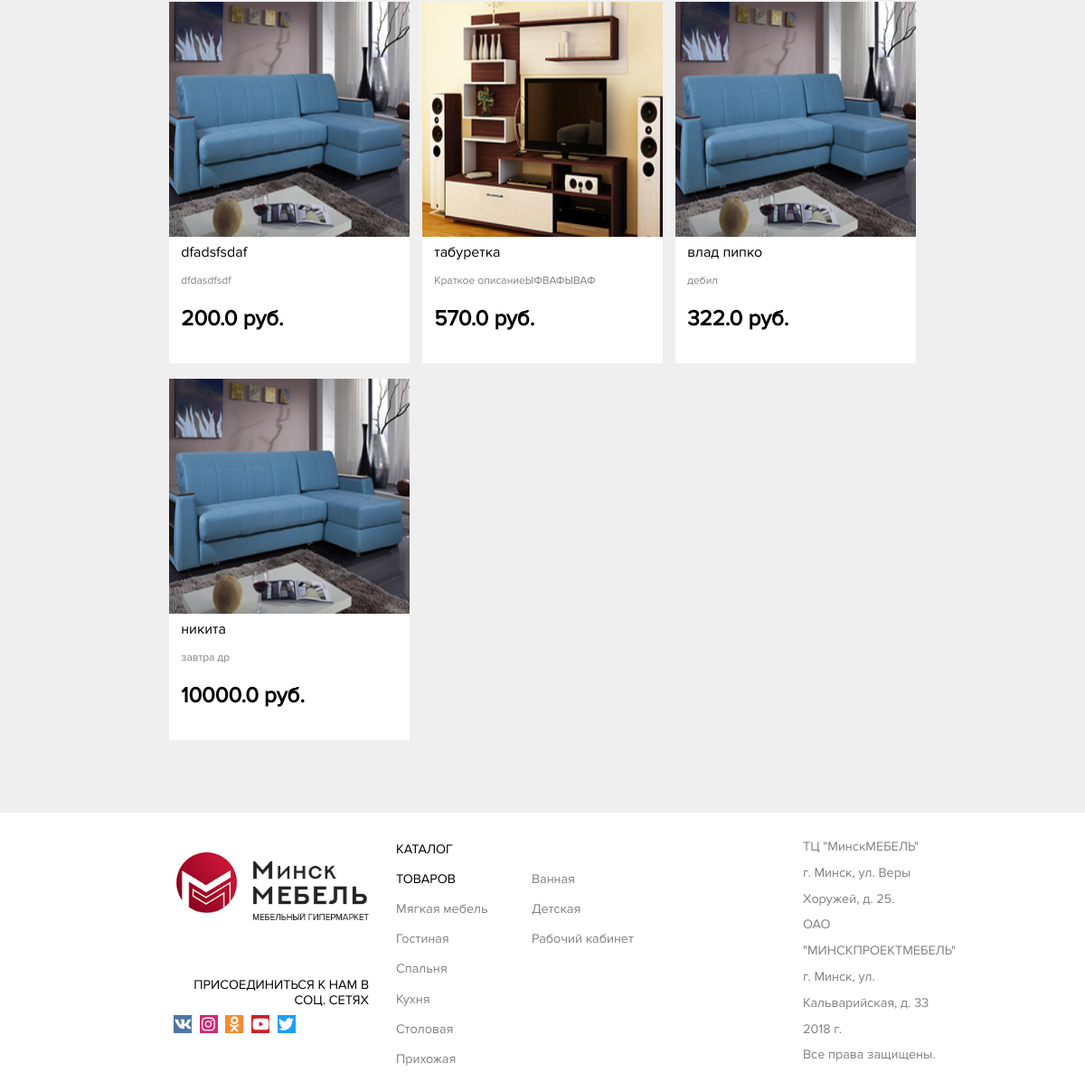
/shops/1/ (lower part), run on an earlier commit of the app's database.
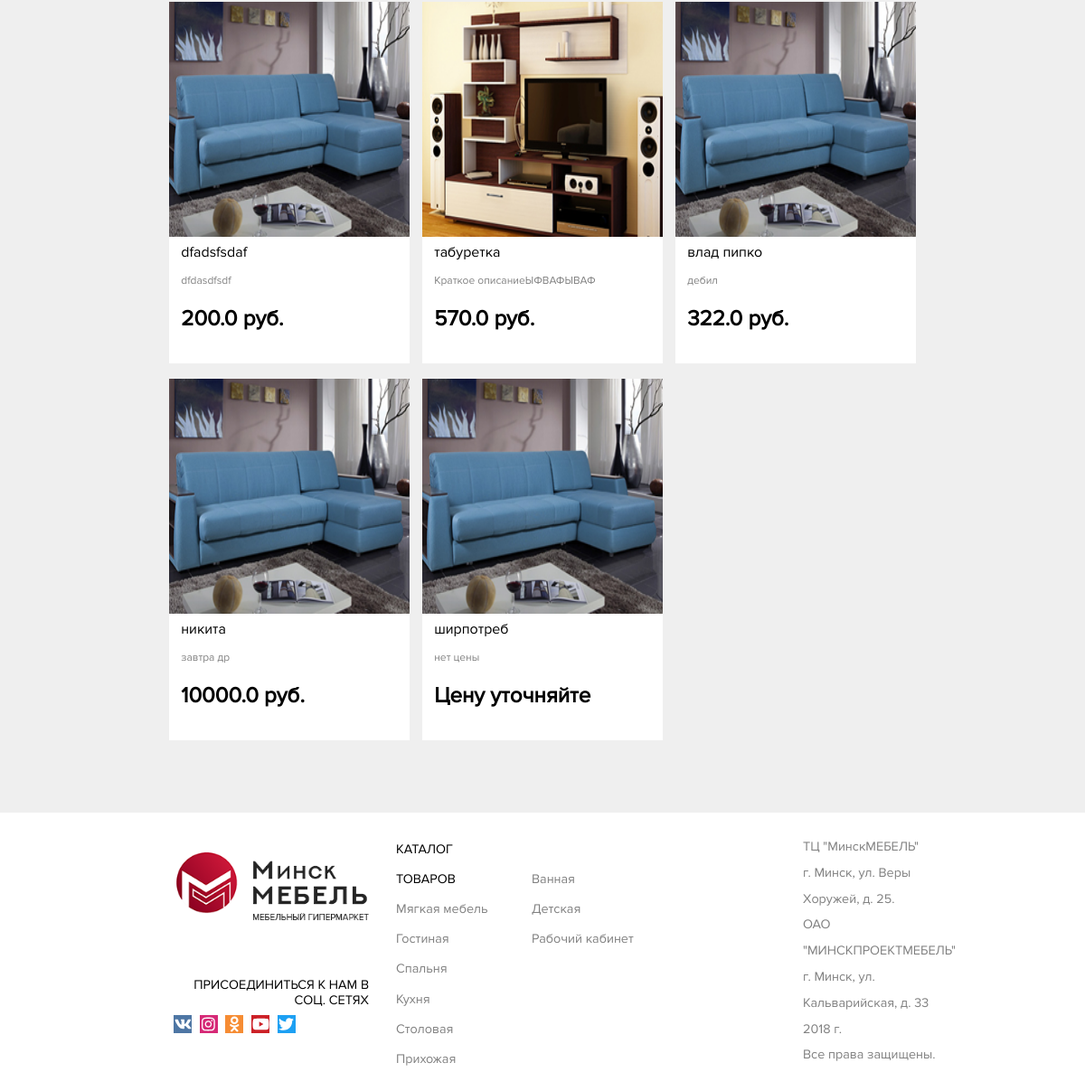
And on a later commit of the database.
### catalog/models.py (models this page shows, shortened)
class ShopItem(models.Model):
    categoryTemplate = (
        ('1', 'Мягкая мебель'),
        ('2', 'Гостиная'),
        ('3', 'Спальня'),
        ('4', 'Кухня'),
        ('5', 'Столовая'),
        ('6', 'Прихожая'),
        ('7', 'Ванная'),
        ('8', 'Детская'),
        ('9', 'Рабочий кабинет'),
    )
    title = models.CharField("Название товара",max_length=40)
    subtitle = models.CharField("Краткое описание",max_length=40)
    discriotion = models.TextField("Описание товара")
    size = models.CharField("Размеры",max_length=40, default=None, blank=True)
    matherial = models.CharField("Материал",max_length=40, default=None, blank=True)
    color = models.CharField("Цвета",max_length=40, default=None, blank=True)
    qualities = models.TextField("Доп. характеристики", default=None, blank=True)
    price = models.FloatField("Цена",default=0.00)
    isdiscount = models.BooleanField("На скидке?", default=False)
    newprice = models.FloatField("Новая цена (Если товар не на скидке, пожалуйста, укажите цену, равную обычной)", default=0.00);
    seller = models.ForeignKey(shops, on_delete=models.CASCADE, verbose_name="Поставщик")
    Category = models.CharField("Категория",default='Мягкая мебель',max_length=20, choices=categoryTemplate)
    inCollection = models.ForeignKey(Collection, on_delete=models.SET_NULL, null=True, verbose_name="Коллекция", blank=True)
    image = models.ImageField("Главное фото (обязательно)",upload_to="",null=False, blank=False)
    image1 = models.ImageField("Доп. фото (Необязательно)",default=None,upload_to="",null=True, blank=True)
    image2 = models.ImageField("Доп. фото (Необязательно)",default=None,upload_to="",null=True, blank=True)
    image3 = models.ImageField("Доп. фото (Необязательно)",default=None,upload_to="",null=True, blank=True)
    image4 = models.ImageField("Доп. фото (Необязательно)",default=None,upload_to="",null=True, blank=True)
    image5 = models.ImageField("Доп. фото (Необязательно)",default=None,upload_to="",null=True, blank=True)
    image6 = models.ImageField("Доп. фото (Необязательно)",default=None,upload_to="",null=True, blank=True)
    image7 = models.ImageField("Доп. фото (Необязательно)",default=None,upload_to="",null=True, blank=True)
    image8 = models.ImageField("Доп. фото (Необязательно)",default=None,upload_to="",null=True, blank=True)

### catalog/views.py (the view)
# urls.py: re_path(r'^shops/(?P<shopid>[0-9]+)/', views.shoppage),
def shoppage(request, shopid):
    form =forms.ContactForm()
    item = models.shops.objects.get(id = shopid)
    Staff = models.ShopItem.objects.filter(seller = item)
    categories = []
    check = []
    links = []
    linktemplate = {
     'Мягкая мебель' : "softmebel",
     'Гостиная' :  "leavingroom",
     'Спальня' : "bedroom",
     'Кухня' : "kitchen",
     'Столовая' : "stolovaya",
     'Прихожая' : "inner",
     'Ванная' :"bathroom",
     'Детская' : "childroom",
     'Рабочий кабинет' :  "office",
    }
    categoryTemplate = {
        1: 'Мягкая мебель',
        2: 'Гостиная',
        3: 'Спальня',
        4: 'Кухня',
        5: 'Столовая',
        6: 'Прихожая',
        7: 'Ванная',
        8: 'Детская',
        9: 'Рабочий кабинет',
    }
    lastitem='heh'
    for item1 in Staff:
        if item1.Category not in check:
            categories.append(categoryTemplate[int(item1.Category)])
            check.append(item1.Category)
    if categories != []:
        lastitem = categories[-1]
    context = {"item" : item, "staff" : Staff, "categories" : categories, "lastitem"  : lastitem, "form" : form}
    return render(request, 'shoppage.html', context)

### catalog/templates/shoppage.html (shortened to what this page needs)
<html>
<head>
  {% load staticfiles %}
    <link rel='stylesheet prefetch' href='https://cdnjs.cloudflare.com/ajax/libs/Swiper/4.0.7/css/swiper.min.css'>
      	<link rel="stylesheet" type="text/css" href="{% static 'mainpage/css/style.css' %}">
  <link rel="stylesheet" type="text/css" href="{% static 'css/style_index.css' %}">
    <link rel="stylesheet" type="text/css" href="{% static 'style.css' %}">
    <link rel="stylesheet" type="text/css" href="{% static 'style_shoppage.css' %}">
      <link rel="stylesheet" type="text/css" href="{% static 'mainpage/css/menu.css' %}">
	<link rel="stylesheet" type="text/css" href="{% static 'mainpage/css/adaptation.css' %}">
<link rel="stylesheet" type="text/css" href="{% static 'mainpage/css/callslider.css' %}">
<link rel="stylesheet" type="text/css" href="{% static 'style_magazine.css' %}">
	<link rel="stylesheet" type="text/css" href="{% static 'mainpage/css/adaptation_shoppage.css' %}">
</head>
<body >
  <div class="shops">
    {% for objj in staff %}
    <div class="shopblock" style="width:33.33%;height:50%">
      <div class="content" style="padding-top:0%; height:100%">
        <div class="img" style="background-image: url({{objj.image.url}}); height:65%; background-size: 100% 100%"><a href="/catalog/{{objj.id}}" style="display: block; width: 100%; height: 100%"></a></div>
        <div class="name" style="height:7%"><a style="text-decoration: none; color:black;" href="/catalog/{{objj.id}}" >{{objj.title}}</a></div>
        <div class="more" style="padding-left:5%;height: 7%; font-size:1.5vh; color:#818181; padding-top:2.5%">{{objj.subtitle}}</div>
        <div class="price" style="padding-left:5%;height: 15%; font-size:3vh; color:black; padding-top:2.5%; padding-bottom:2.5%; font-weight: bold">
         {% if objj.price == 0.0 %}
         Цену уточняйте
            {% else %}
          {{objj.price}} pуб.
            {% endif %}
      </div>
      </div>
    </div>
    {% endfor %}
    <div class="shopbot"></div>
  </div>
{% block footer %}
  {% include "footer.html" %}
{% endblock %}
</body>
</html>

What changed in the data, as far as the page shows it:
added ShopItem: image (picture), title "ширпотреб", subtitle "нет цены", price "Цену уточняйте"
